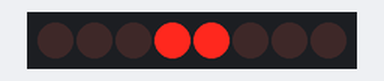
Bench run of a sketch on a simulated Arduino Uno, built with avr-gcc and run on an emulated ATmega328P. On the bench: 8 shift-register outputs drawn as a row of LEDs (first output left, lit = HIGH). Wiring (inferred from the names in the program): shift register (74HC595): data pin 12; shift clock pin 9; latch pin 11; OE pin 5. Wiring (inferred from the signals the program sends): row of LEDs: on Q0, Q1, Q2, Q3, Q4, Q5, Q6, Q7.

Above: at 0.05 s.
At 0.35 s:
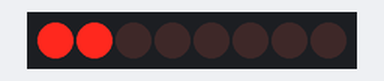
At 0.75 s:
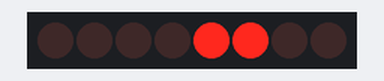
At 1.45 s:
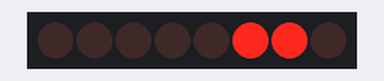
At 2.15 s:
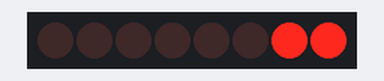
At 2.85 s:
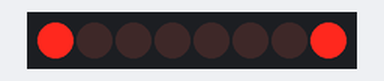
Timing chart, 0 to 3.1 s (numbered marks = the images above):
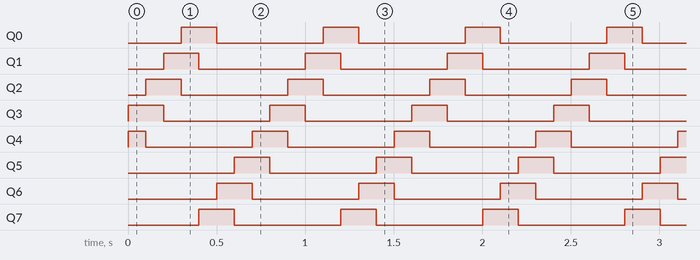

Measured:
- by itself, Q0–3, Q5–7: alternates HIGH for 0.20 s and LOW for 0.60 s
- by itself, Q4: repeats every 0.80 s: LOW 0.60 s, HIGH 0.20 s
- by itself, everything shown: repeats every 0.80 s, in 8 steps

The sketch:

74HC595.ino
```cpp
int latchPin= 11;     //shift to right
int clockPin=9;
int dataPin=12;
int counter=0;
int outputEnablePin = 5;
byte LEDs=B00011000;

void setup()
{
     pinMode(latchPin,OUTPUT);
     pinMode(clockPin,OUTPUT);
     pinMode(dataPin,OUTPUT);
     pinMode(outputEnablePin, OUTPUT);
     digitalWrite(outputEnablePin,LOW);

     Serial.begin(9600);
}


void ledoutput()
{
          digitalWrite(latchPin,LOW);
          shiftOut(dataPin,clockPin,LSBFIRST,LEDs);
          digitalWrite(latchPin,HIGH);

}


void loop()
{


  ledoutput();


 //all shift to left (lsb empty now,and msb shifts to nowhere)   +  msb shift to lsb

  LEDs=LEDs*2   + LEDs/128;           //shift to left


//all shift to right (msb empty now, lsb shifts to nowhere)   +  lsb shift to msb

//  LEDs=LEDs/2 + LED*128 ;          //shift to right


 delay(100);


}
```
